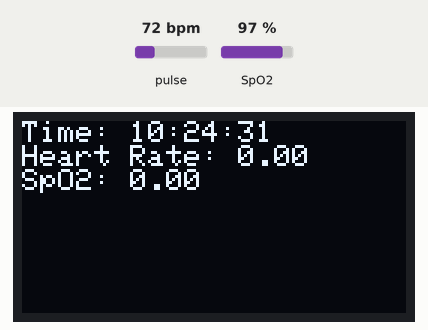
This sketch was run on a simulated ESP32. Parts: 128×64 one-colour display. Inputs (shaded band) come from the test bench; at power-on: pulse 72 bpm, SpO2 97 %. The local clock reads 2024-03-15 10:24:30 at power-on unless the sketch sets it; what the sketch prints to the serial monitor is not drawn.

Above: at 1.6 s.
1.7 s: pulse set to 42 bpm
At 3.8 s:
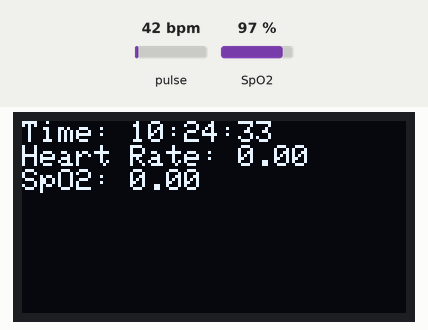
6.1 s: SpO2 set to 80 %
At 7.5 s:
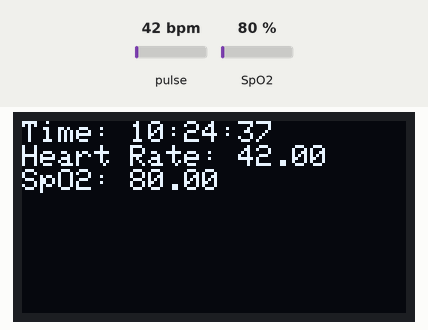
9.5 s: pulse set to 70 bpm
At 10.8 s:
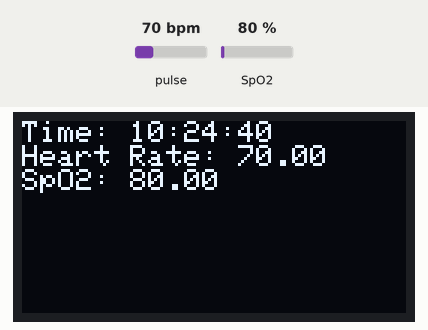
12.5 s: SpO2 set to 85 %
At 13.7 s:
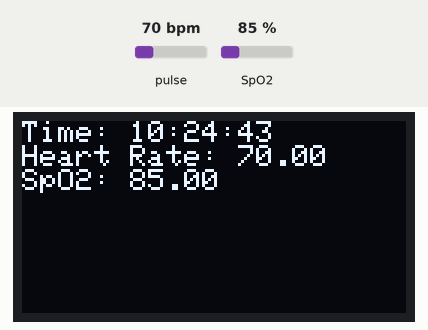
Timing chart, 0 to 15.5 s (numbered marks = the images above; inputs shaded):
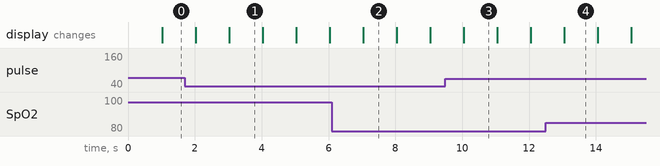

Measured:
- what the display in image 1 shows lasts 1.0 s, from 3.0 s to 4.0 s

The sketch:

wristband.ino
```cpp
#include <Wire.h>
#include <Adafruit_SSD1306.h>
#include <FirebaseESP32.h>
#include "RTClib.h"
#include "MAX30100_PulseOximeter.h"

#define SCREEN_WIDTH 128
#define SCREEN_HEIGHT 64
Adafruit_SSD1306 display(SCREEN_WIDTH, SCREEN_HEIGHT, &Wire);


#define FIREBASE_HOST "your-firebase-database.firebaseio.com"
#define FIREBASE_AUTH "your-firebase-auth-token"
FirebaseData firebaseData;


RTC_DS3231 rtc;


PulseOximeter pox;
#define REPORTING_PERIOD_MS 1000
uint32_t tsLastReport = 0;

void onBeatDetected() {
  Serial.println("Beat!");
}

void setup() {
  Serial.begin(115200);
  Wire.begin();

  // Initialize OLED
  if (!display.begin(SSD1306_I2C_ADDRESS, 0x3C)) {
    Serial.println("SSD1306 allocation failed");
    for (;;);
  }
  display.clearDisplay();
  display.display();

  // Initialize RTC
  if (!rtc.begin()) {
    Serial.println("Couldn't find RTC");
    for (;;);
  }


  if (!pox.begin()) {
    Serial.println("Failed to initialize MAX30100");
    for (;;);
  }
  pox.setOnBeatDetectedCallback(onBeatDetected);


  Firebase.begin(FIREBASE_HOST, FIREBASE_AUTH);
  Firebase.reconnectWiFi(true);

  Serial.println("Setup complete.");
}

void loop() {
  pox.update();

  if (millis() - tsLastReport > REPORTING_PERIOD_MS) {
    tsLastReport = millis();

    float heartRate = pox.getHeartRate();
    float spo2 = pox.getSpO2();

    // Display data on OLED
    DateTime now = rtc.now();
    display.clearDisplay();
    display.setTextSize(1);
    display.setCursor(0, 0);
    display.print("Time: ");
    display.print(now.hour());
    display.print(":");
    display.print(now.minute());
    display.print(":");
    display.println(now.second());
    display.print("Heart Rate: ");
    display.println(heartRate);
    display.print("SpO2: ");
    display.println(spo2);
    display.display();


    Firebase.setFloat(firebaseData, "/HeartRate", heartRate);
    Firebase.setFloat(firebaseData, "/SpO2", spo2);
  }
}
```
